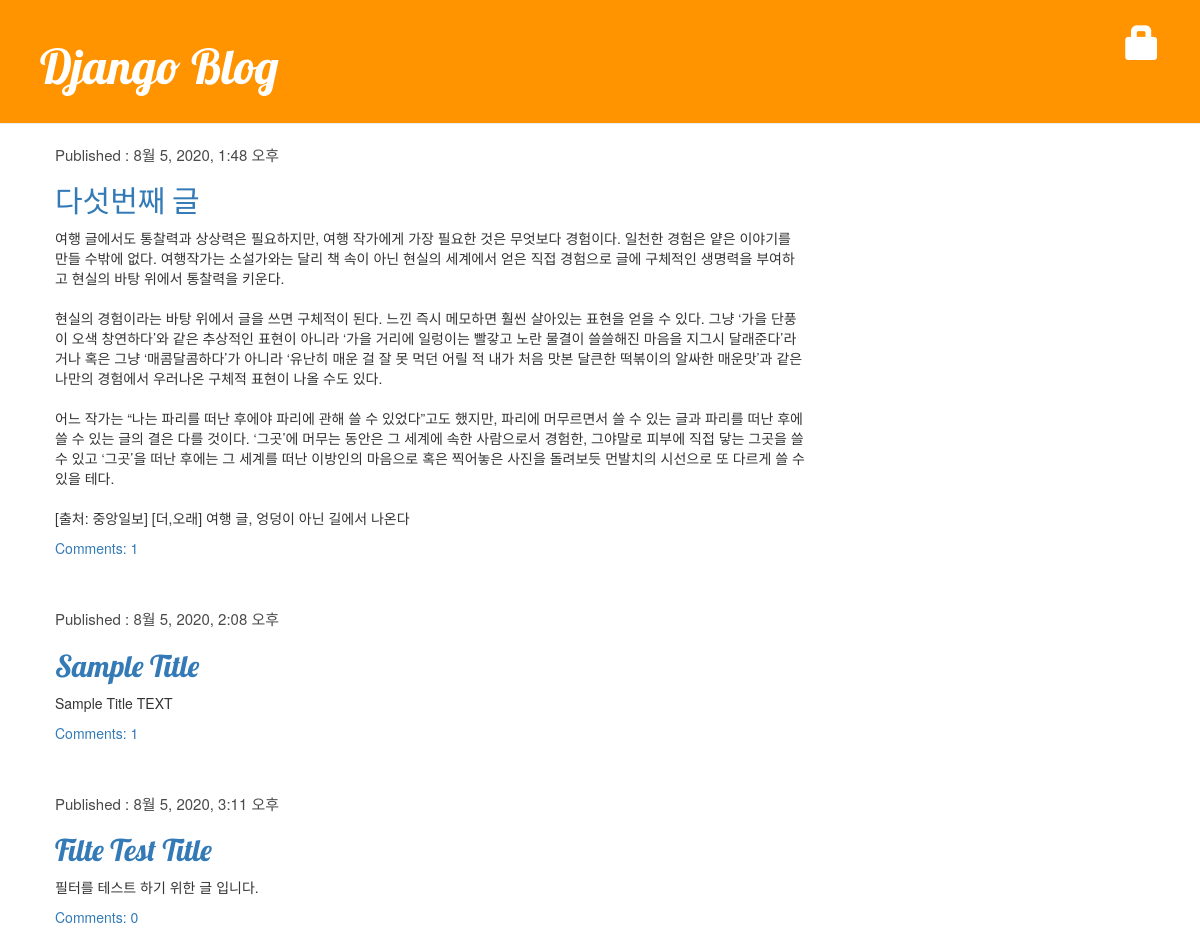
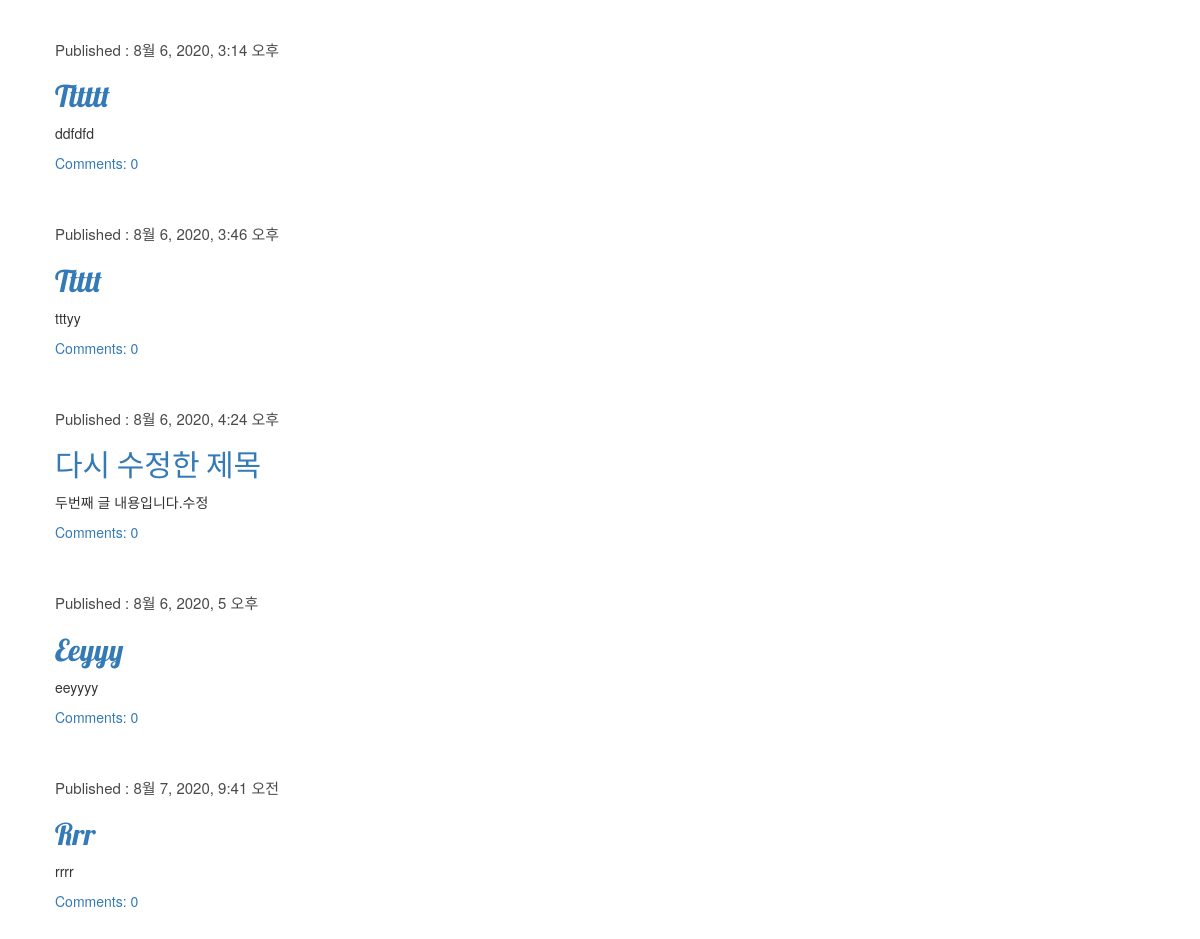
The page / on the database its author committed (2 pictures, top to bottom).
### blog/models.py (models this page shows, shortened)
class Post(models.Model):
    author = models.ForeignKey('auth.User', on_delete=models.CASCADE)
    title = models.CharField(max_length=200, validators=[min_length_3_validator])
    text = models.TextField()
    created_date = models.DateTimeField(default=timezone.now)
    published_date = models.DateTimeField(blank=True, null=True)
    def approved_comments(self):
        return self.comments.filter(approved_comment=True)

### blog/views.py (the view)
# urls.py: path('', views.post_list, name='post_list'),
def post_list(request):
    posts = Post.objects.filter(published_date__lte=timezone.now())\
        .order_by('published_date')
    return render(request, 'blog/post_list.html', {'posts': posts})

### blog/templates/blog/post_list.html
{% extends 'blog/base.html' %}
{% block content %}
    {% for post in posts %}
        <div class="post">
            <div class="date">
                <p>Published : {{ post.published_date }}</p>
            </div>
            <h2><a href="{% url 'post_detail' pk=post.pk %}">{{ post.title|title }}</a></h2>
            <p>{{ post.text|linebreaksbr }}</p>
            <a href="{% url 'post_detail' pk=post.pk %}">Comments: {{post.approved_comments.count}}</a>
        </div>
    {% empty %}
        <div>요청하신 Post 가 존재하지 않습니다.</div>
    {% endfor %}
{% endblock %}

### blog/static/css/blog.css (style rules this page uses)
h1,h2,h3,h4 { font-family: 'Lobster', cursive; }
.post { margin-bottom: 50px; }
.date { color: #4a4a4a; font-size: 15px; }

### rows shown on the page
Post: published_date "8월 5, 2020, 1:48 오후", title "다섯번째 글", text "여행 글에서도 통찰력과 상상력은 필요하지만, 여행 작가에게 가장 필요한 것은 무엇보다 경험이다. 일천한 경험은 얕은 이야기를 만들 수밖에 없다. 여행작가는 소설가와는 달리 책 속이 아닌 현실의 세계에서 얻은 직접 경험으로 글에 구체적인 생명력을 부여하고 현실의 바탕 위에서 통찰력을 키운다. 현실의 경험이라는 바탕 위에서 글을 쓰면 구체적이 된다. 느낀 즉시 메모하면 훨씬 살아있는 표현을 얻을 수 있다. 그냥 ‘가을 단풍이 오색 창연하다’와 같은 추상적인 표현이 아니라 ‘가을 거리에 일렁이는 빨갛고 노란 물결이 쓸쓸해진 마음을 지그시 달래준다’라거나 혹은 그냥 ‘매콤달콤하다’가 아니라 ‘유난히 매운 걸 잘 못 먹던 어릴 적 내가 처음 맛본 달큰한 떡볶이의 알싸한 매운맛’과 같은 나만의 경험에서 우러나온 구체적 표현이 나올 수도 있다. 어느 작가는 “나는 파리를 떠난 후에야 파리에 관해 쓸 수 있었다”고도 했지만, 파리에 머무르면서 쓸 수 있는 글과 파리를 떠난 후에 쓸 수 있는 글의 결은 다를 것이다. ‘그곳’에 머무는 동안은 그 세계에 속한 사람으로서 경험한, 그야말로 피부에 직접 닿는 그곳을 쓸 수 있고 ‘그곳’을 떠난 후에는 그 세계를 떠난 이방인의 마음으로 혹은 찍어놓은 사진을 돌려보듯 먼발치의 시선으로 또 다르게 쓸 수 있을 테다. [출처: 중앙일보] [더,오래] 여행 글, 엉덩이 아닌 길에서 나온다", approved_comments.count "1"
Post: published_date "8월 5, 2020, 2:08 오후", title "Sample Title", text "Sample Title TEXT", approved_comments.count "1"
Post: published_date "8월 5, 2020, 3:11 오후", title "Filte Test Title", text "필터를 테스트 하기 위한 글 입니다.", approved_comments.count "0"
Post: published_date "8월 6, 2020, 3:14 오후", title "Tttttt", text "ddfdfd", approved_comments.count "0"
Post: published_date "8월 6, 2020, 3:46 오후", title "Ttttt", text "tttyy", approved_comments.count "0"
Post: published_date "8월 6, 2020, 4:24 오후", title "다시 수정한 제목", text "두번째 글 내용입니다.수정", approved_comments.count "0"
Post: published_date "8월 6, 2020, 5 오후", title "Eeyyy", text "eeyyyy", approved_comments.count "0"
Post: published_date "8월 7, 2020, 9:41 오전", title "Rrr", text "rrrr", approved_comments.count "0"
